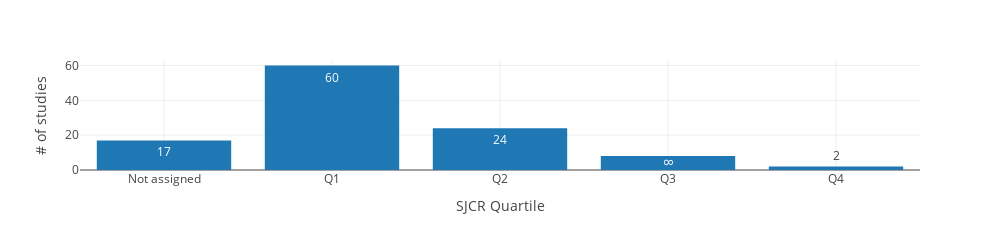

Notebook code for this chart:
### Code cell
df_journals = df_quality[df_quality['Publication Source'] == 'Journal'] 

df = df_journals.groupby(by=['SJCR Quartile'], dropna=False).size().reset_index(name='# of studies')

print(df_journals.shape)
print(df)

fig = px.bar(data_frame = df, x='SJCR Quartile', y='# of studies', text_auto=True, width=WIDTH, height=QUARTER_HEIGHT)
fig.write_image('searchandstudyselectionvalidation/journals_bar_sjcr_quartile.pdf')
fig.show()

### Figure 1 — Plotly figure (JSON) as saved in the notebook; plotly's stock layout.template omitted (floating-point values rounded to 4 significant figures)
{"data": [{"alignmentgroup": "True", "hovertemplate": "SJCR Quartile=%{x}<br># of studies=%{y}<extra></extra>", "legendgroup": "", "marker": {"color": "#1F77B4", "pattern": {"shape": ""}}, "name": "", "offsetgroup": "", "orientation": "v", "showlegend": false, "textposition": "auto", "texttemplate": "%{y}", "type": "bar", "x": ["Not assigned", "Q1", "Q2", "Q3", "Q4"], "xaxis": "x", "y": [17, 60, 24, 8, 2], "yaxis": "y"}], "layout": {"barmode": "relative", "height": 250, "legend": {"tracegroupgap": 0}, "margin": {"t": 60}, "width": 1000, "xaxis": {"anchor": "y", "domain": [0, 1], "title": {"text": "SJCR Quartile"}}, "yaxis": {"anchor": "x", "domain": [0, 1], "title": {"text": "# of studies"}}}}
